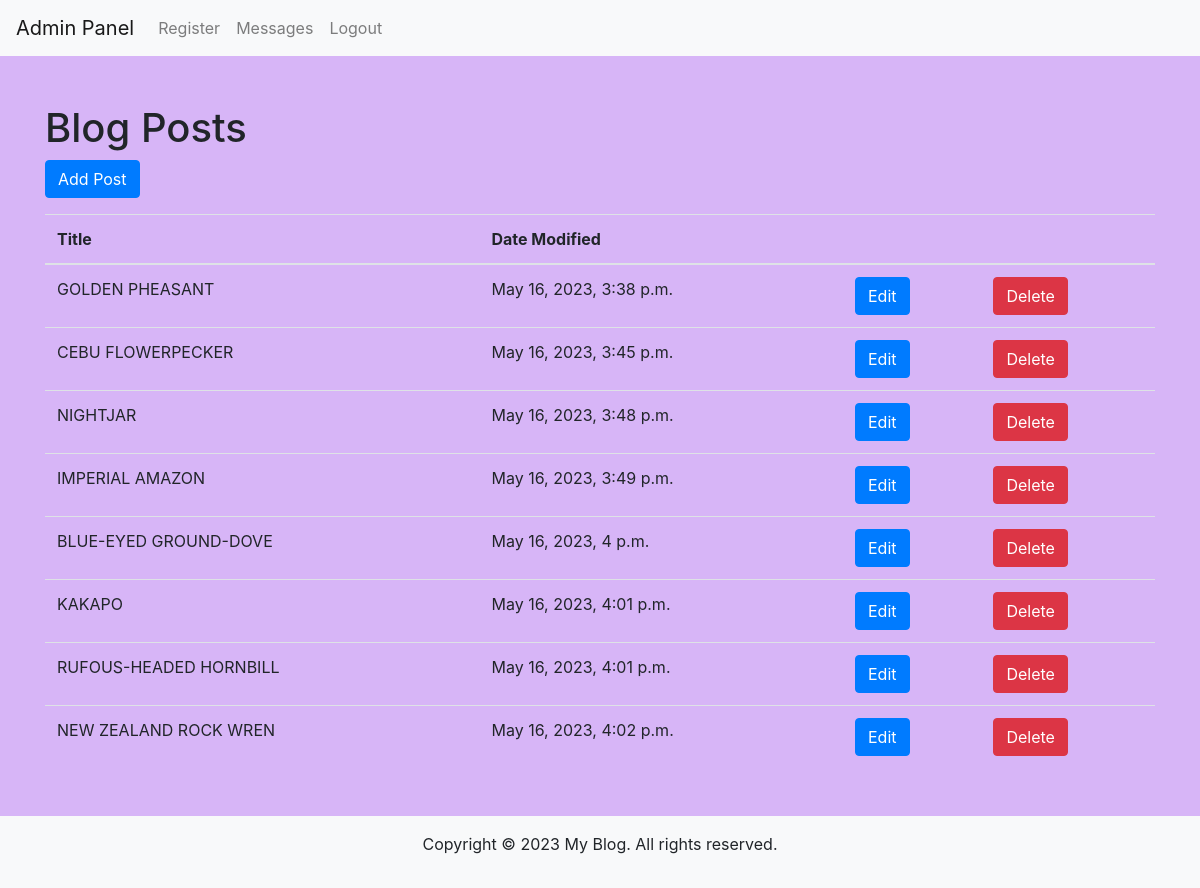
The page /panel/ (signed in) on the database its author committed.
### myPanel/models.py (models this page shows, shortened)
class BlogPost(models.Model):
    title = models.CharField(max_length=200)
    date_modified = models.DateTimeField(auto_now=True)
    content = models.TextField()

### myPanel/views.py (the view)
# urls.py: path("", views.showPosts),
@login_required(login_url="/panel/login/")
def showPosts(request):
    posts = BlogPost.objects.all()
    return render(request, 'posts.html', {'posts': posts})

### template/posts.html (shortened to what this page needs)
<!DOCTYPE html>
<html lang="en">
<head>
    <link rel="stylesheet" href="https://stackpath.bootstrapcdn.com/bootstrap/4.5.0/css/bootstrap.min.css">
</head>
<body style = background-color:rgb(215,181,247)>
<nav class="navbar navbar-expand-lg navbar-light bg-light">
    <a class="navbar-brand" href="{% url 'posts' %}">Admin Panel</a>
    <div class="collapse navbar-collapse" id="navbarNavAltMarkup">
        <div class="navbar-nav">
            <a href="{% url 'regist' %}" class="nav-item nav-link">Register</a>
            <a href="{% url 'message' %}" class="nav-item nav-link">Messages</a>
            <a href="{% url 'logout' %}" class="nav-item nav-link">Logout</a>
        </div>
    </div>
</nav>
<div class="container my-5">
    <h1>Blog Posts</h1>
    <a href="{% url 'addpost' %}" class="btn btn-primary mb-3">Add Post</a>
    <table class="table">
        <thead>
        <tr>
            <th>Title</th>
            <th>Date Modified</th>
            <th></th>
            <th></th>
        </tr>
        </thead>
        <tbody>
        {% for post in posts %}
        <tr>
            <td>{{ post.title }}</td>
            <td>{{ post.date_modified }}</td>
            <td><a href="{% url 'updatepost' pk=post.pk %}" class="btn btn-primary">Edit</a></td>
            <td><a href="{% url 'deletepost' pk=post.pk %}" class="btn btn-danger">Delete</a></td>
        </tr>
        {% endfor %}
        </tbody>
    </table>
</div>
<footer class="bg-light text-center py-3">
    <p>Copyright &copy;
        {% now "Y" %} My Blog. All rights reserved.
    </p>
</footer>
</body>
</html>

### rows shown on the page
BlogPost: title "GOLDEN PHEASANT", date_modified "May 16, 2023, 3:38 p.m."
BlogPost: title "CEBU FLOWERPECKER", date_modified "May 16, 2023, 3:45 p.m."
BlogPost: title "NIGHTJAR", date_modified "May 16, 2023, 3:48 p.m."
BlogPost: title "IMPERIAL AMAZON", date_modified "May 16, 2023, 3:49 p.m."
BlogPost: title "BLUE-EYED GROUND-DOVE", date_modified "May 16, 2023, 4 p.m."
BlogPost: title "KAKAPO", date_modified "May 16, 2023, 4:01 p.m."
BlogPost: title "RUFOUS-HEADED HORNBILL", date_modified "May 16, 2023, 4:01 p.m."
BlogPost: title "NEW ZEALAND ROCK WREN", date_modified "May 16, 2023, 4:02 p.m."
